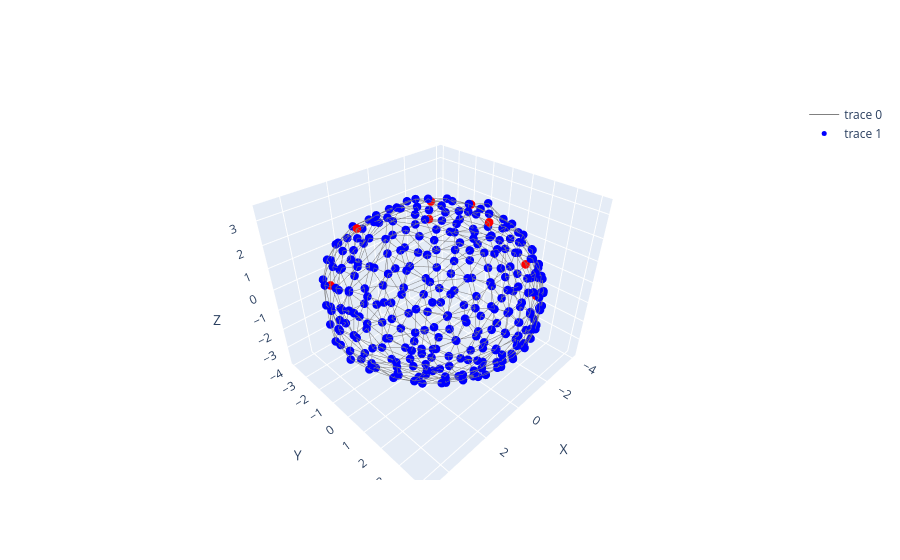

The cell this chart's notebook holds for it:
### Code cell
# Assume centroids is (C,3) and G is your cell graph
# For a binary marker:
marker_color = positive_labels[:,8]  # e.g., 0/1 for serotonin+
plot_cell_graph_3D(centroids, cell_graph, node_color=marker_color)

### Figure 1 — Plotly figure (JSON) as saved in the notebook; plotly's stock layout.template omitted (floating-point values rounded to 4 significant figures; data arrays with more than 128 entries replaced by an {"elided": "..."} marker saying what was removed)
{"data": [{"hoverinfo": "none", "line": {"color": "gray", "width": 1}, "mode": "lines", "type": "scatter3d", "x": {"elided": "2706 float values"}, "y": {"elided": "2706 float values"}, "z": {"elided": "2706 float values"}}, {"hoverinfo": "text", "marker": {"color": {"elided": "302 str values"}, "line": {"width": 0}, "size": 5}, "mode": "markers", "type": "scatter3d", "x": {"elided": "302 float values"}, "y": {"elided": "302 float values"}, "z": {"elided": "302 float values"}}], "layout": {"scene": {"aspectmode": "data", "xaxis": {"title": {"text": "X"}}, "yaxis": {"title": {"text": "Y"}}, "zaxis": {"title": {"text": "Z"}}}}}
